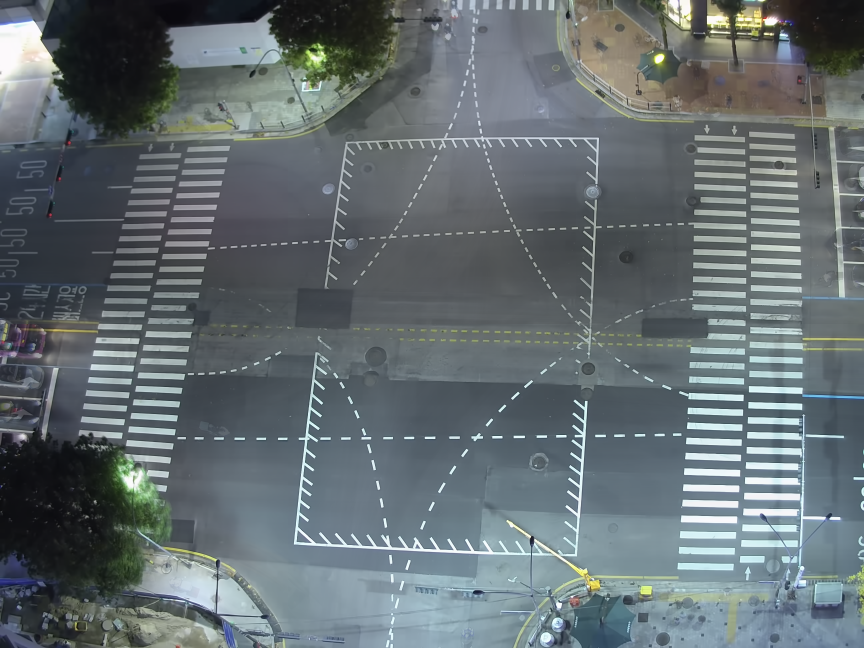
#> input picture background/F20010_6_202011021930.png, 2592 x 1944 px (shown at 1/3 size)
$ python -i sort+background.py   (imports and definitions only)
#> lines starting #> are read from the running program, lines starting #| are printed output that depends on the picture
#%%

import pickle
import numpy as np
import os
import sort_lib.SORT as SORT
import cv2
import time


#%% 영상 전처리
def imagepreprocessing(img):
    global dets
    global bkg_bgr

    diff_bgr = cv2.absdiff(img, bkg_bgr)

    db, dg, dr = cv2.split(diff_bgr)
    ret, bb = cv2.threshold(db, 0, 255, cv2.THRESH_BINARY + cv2.THRESH_OTSU)
    ret, bg = cv2.threshold(dg, 0, 255, cv2.THRESH_BINARY + cv2.THRESH_OTSU)
    ret, br = cv2.threshold(dr, 0, 255, cv2.THRESH_BINARY + cv2.THRESH_OTSU)
    # cv2.imshow("bb", bb)
    # cv2.imshow("bg", bg)
    # cv2.imshow("br", br)

    bImage = cv2.bitwise_or(bb, bg)
    bImage = cv2.bitwise_or(br, bImage)

    median = cv2.medianBlur(bImage, 5)

    dil = cv2.dilate(median, None, 10)

    contours, hierarchy = cv2.findContours(dil, mode, method)

    # 중심점 구하기
    for i, contour in enumerate(contours):
        dil = cv2.fillPoly(dil, contour, 255)
        x, y, w, h = cv2.boundingRect(contour)
        if 20 < w < 350 and 20 < h < 200:
            dets.append(np.array([y,x,y+h,x+w]))
    cv2.imshow("dil",dil)


#%%
click = None
x1,y1 = None, None
roi = []
def MouseLeftClick(event, x, y, flags, param):
    global click
    global x1, y1
    global roi

    image = clone.copy()

    if event == cv2.EVENT_RBUTTONDOWN:
        # 마우스를 누른 상태
        roi = []
        click = True
        x1, y1 = x,y
        roi.append((x1,y1))
        # print("사각형의 왼쪽위 설정 : (" + str(x1) + ", " + str(y1) + ")")

    elif event == cv2.EVENT_MOUSEMOVE:
        # 마우스 이동
        # 마우스를 누른 상태 일경우
        if click == True:
            cv2.rectangle(image,(x1,y1),(x,y),(255,0,0), 2)
            # print("(" + str(x1) + ", " + str(y1) + "), (" + str(x) + ", " + str(y) + ")")
            cv2.imshow("yolo", image)

    elif event == cv2.EVENT_RBUTTONUP:
        # 마우스를 때면 상태 변경
        click = False
        cv2.rectangle(image,(x1,y1),(x,y),(255,0,0), 2)
        cv2.imshow("yolo", image)
        roi.append((x1, y))
        roi.append((x, y))
        roi.append((x, y1))
        print("width=",x-x1,"height=",y-y1)

    elif event == cv2.EVENT_LBUTTONDBLCLK:
        print("X:",x,"Y:",y)


# 새 윈도우 창을 만들고 그 윈도우 창에 MouseLeftClick 함수를 세팅해 줍니다.
# [2 lines not run here, left out]

#%%

"""
tracker 객체의 parameter 정의 구간입니다.
"""
max_age =  20
min_hits =  10
iou_threshold = 0.3

# [3 lines that did not run here, left out]


# load_video
video_path = "./input/F20003_4_202011020900.avi"
img_name = video_path[-25:-4]

background_path = "D:/sort__/background/" + img_name + ".png"

# [5 lines not run here, left out]
# [1 line that did not run here, left out]
# [1 line that did not run here, left out]
# [1 line that did not run here, left out]
# [1 line that did not run here, left out]

# save 객체
fourcc = cv2.VideoWriter_fourcc(*'DIVX') # 코덱 정의
# [1 line that did not run here, left out]

"""
data shape 정의
매 프레임 마다 객체 식별후 tracker 에게
"""

fgbg = cv2.createBackgroundSubtractorKNN()
mode = cv2.RETR_EXTERNAL
method = cv2.CHAIN_APPROX_SIMPLE

dets = []

start_time = time.time()
cnt = 0

flag = 0
temp = []
reshapeROI = None

# [88 lines not run here, left out]

>>> import cv2
>>> picture = cv2.imread('background/F20010_6_202011021930.png', cv2.IMREAD_GRAYSCALE)
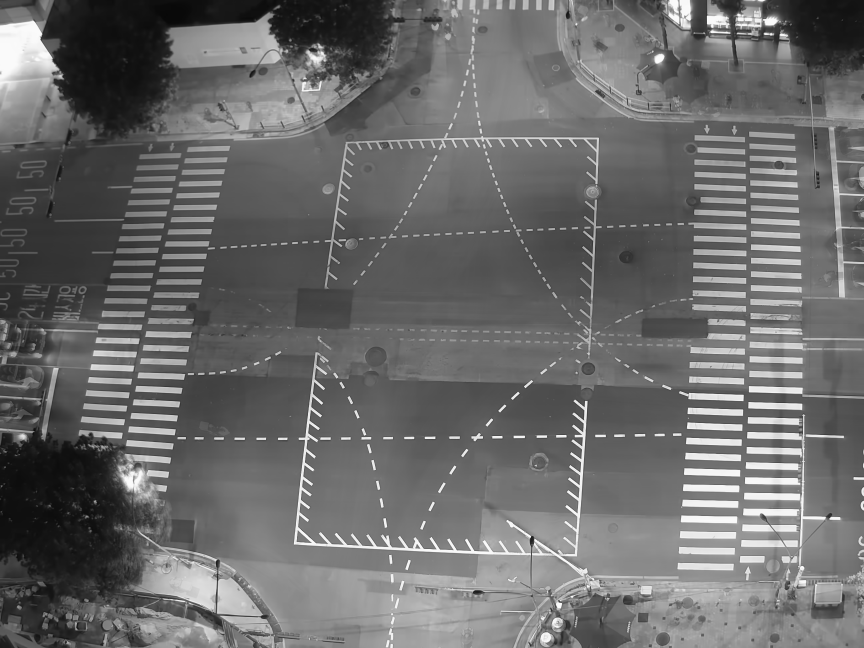
#> picture: shape (1944, 2592) (shown at 1/3 size); min 5, max 253, mean 106.6
#> (the run stopped early here; a loop or call above may not have finished)
